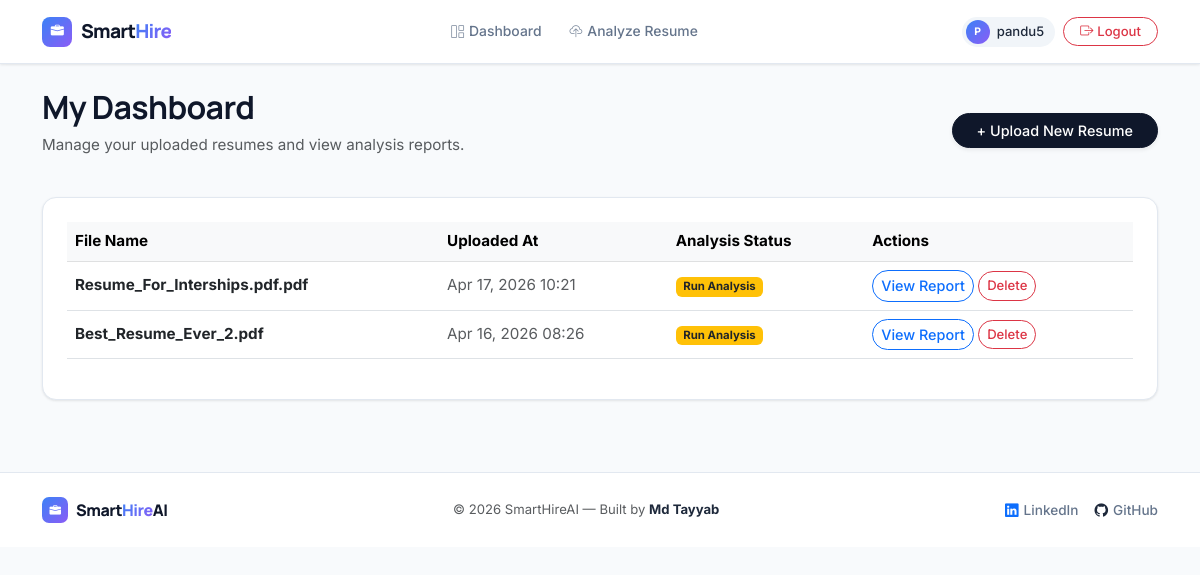
The app's page /resume/dashboard/ (signed in), older data.
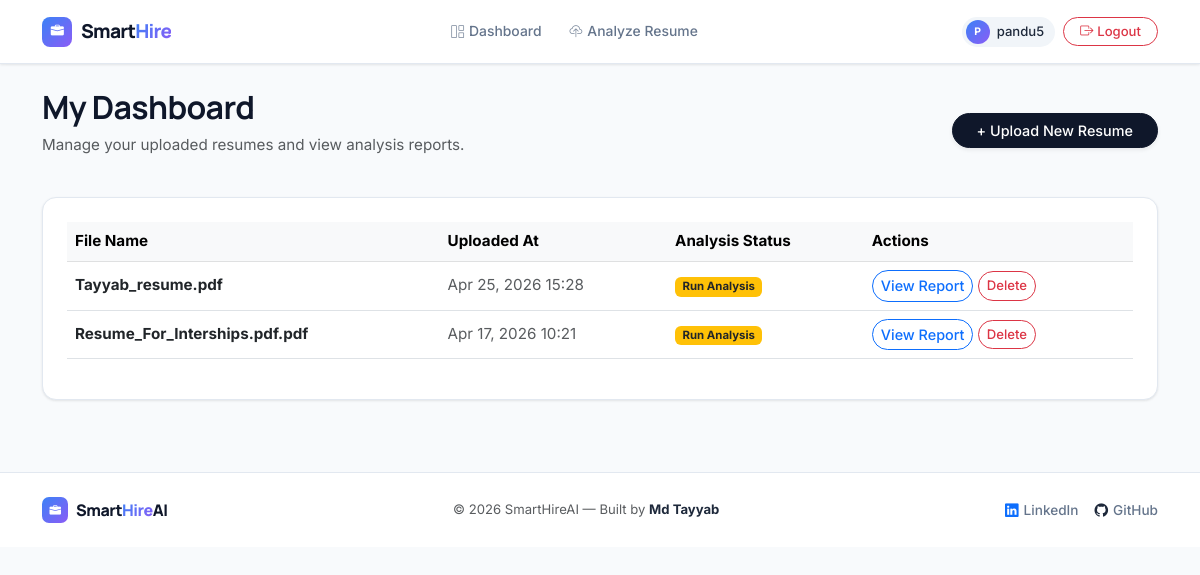
The same page, newer data.
### resume/models.py (models this page shows, shortened)
class Resume(models.Model):
    user = models.ForeignKey(User, on_delete=models.CASCADE)
    file = models.FileField(upload_to='resumes/')
    uploaded_at = models.DateTimeField(auto_now_add=True)

### resume/views.py (the view)
# urls.py: path('dashboard/', views.dashboard, name='dashboard'),
@login_required
def dashboard(request):
    resumes = Resume.objects.filter(user=request.user).order_by('-uploaded_at')
    context = {
        'resumes': resumes
    }
    return render(request, 'resume/dashboard.html', context)

### templates/resume/dashboard.html (shortened to what this page needs)
{% extends 'base.html' %}
{% block content %}
<div class="row mb-4 align-items-center">
    <div class="col-md-8">
        <h2 class="fw-bold">My Dashboard</h2>
        <p class="text-muted">Manage your uploaded resumes and view analysis reports.</p>
    </div>
    <div class="col-md-4 text-md-end">
        <a href="{% url 'upload_resume' %}" class="btn btn-primary rounded-pill px-4 shadow-sm">+ Upload New Resume</a>
    </div>
</div>
<div class="row">
    <div class="col-12">
        <div class="card card-custom p-4">
            {% if resumes %}
                <div class="table-responsive">
                    <table class="table table-hover align-middle">
                        <thead class="table-light">
                            <tr>
                                <th>File Name</th>
                                <th>Uploaded At</th>
                                <th>Analysis Status</th>
                                <th>Actions</th>
                            </tr>
                        </thead>
                        <tbody>
                            {% for resume in resumes %}
                            <tr>
                                <td>
                                    <strong>{{ resume.file.name|slice:"8:" }}</strong>
                                </td>
                                <td class="text-muted">{{ resume.uploaded_at|date:"M d, Y H:i" }}</td>
                                <td>
                                    {% if hasattr %}
                                        <span class="badge bg-success">Analyzed</span>
                                    {% else %}
                                        <a href="{% url 'analyze_resume' resume.id %}" class="badge bg-warning text-dark text-decoration-none">Run Analysis</a>
                                    {% endif %}
                                </td>
                                <td>
                                    <a href="{% url 'analyze_resume' resume.id %}" class="btn btn-sm btn-outline-primary rounded-pill">View Report</a>
                                    <a href="{% url 'delete_resume' resume.id %}" class="btn btn-sm btn-outline-danger rounded-pill" onclick="return confirm('Are you sure you want to delete this resume?')">Delete</a>
                                </td>
                            </tr>
                            {% endfor %}
                        </tbody>
                    </table>
                </div>
            {% endif %}
        </div>
    </div>
</div>
{% endblock %}

Row changes from the older to the newer data that the page shows:
removed Resume: file.name "Best_Resume_Ever_2.pdf", uploaded_at "Apr 16, 2026 08:26"
added Resume: file.name "Tayyab_resume.pdf", uploaded_at "Apr 25, 2026 15:28"
